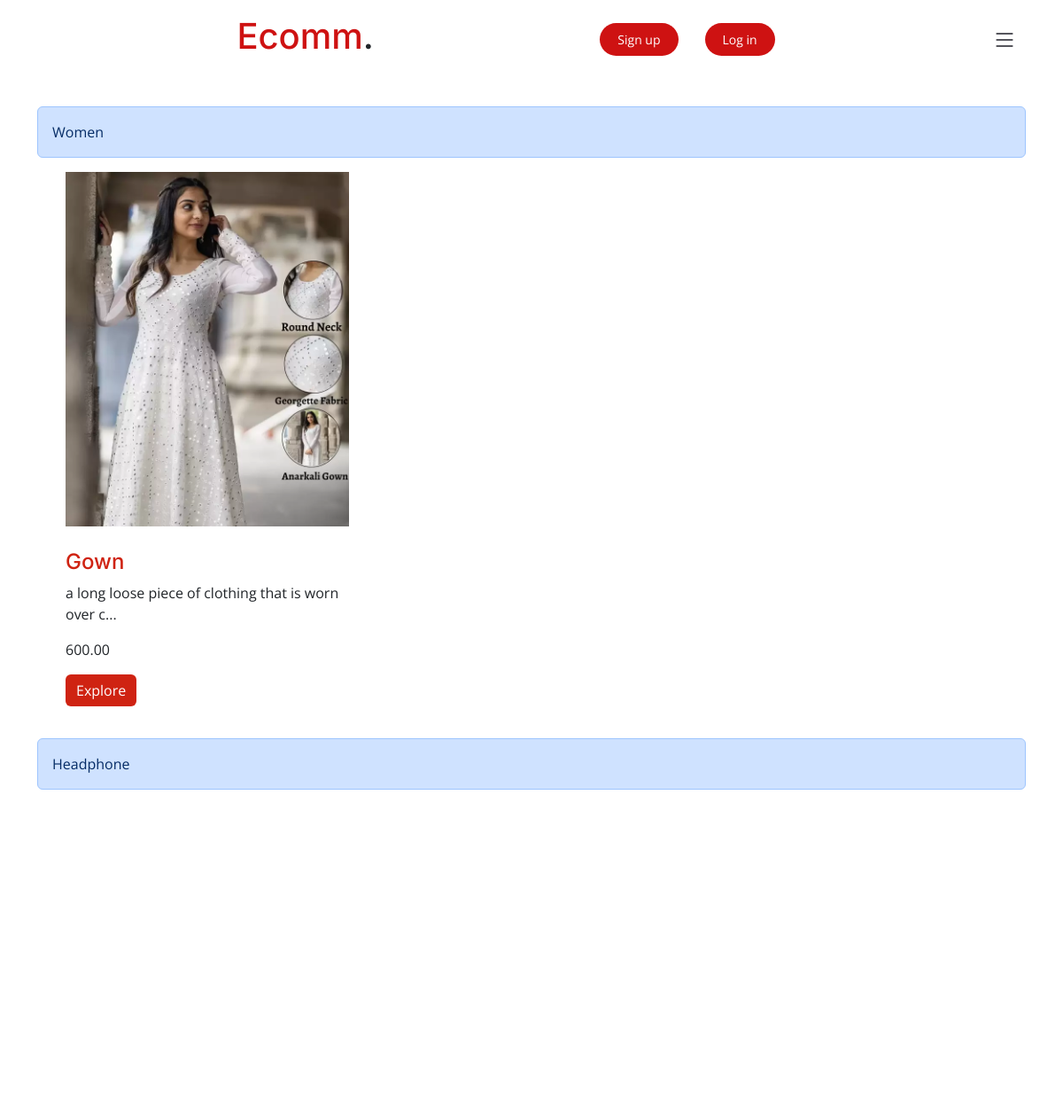
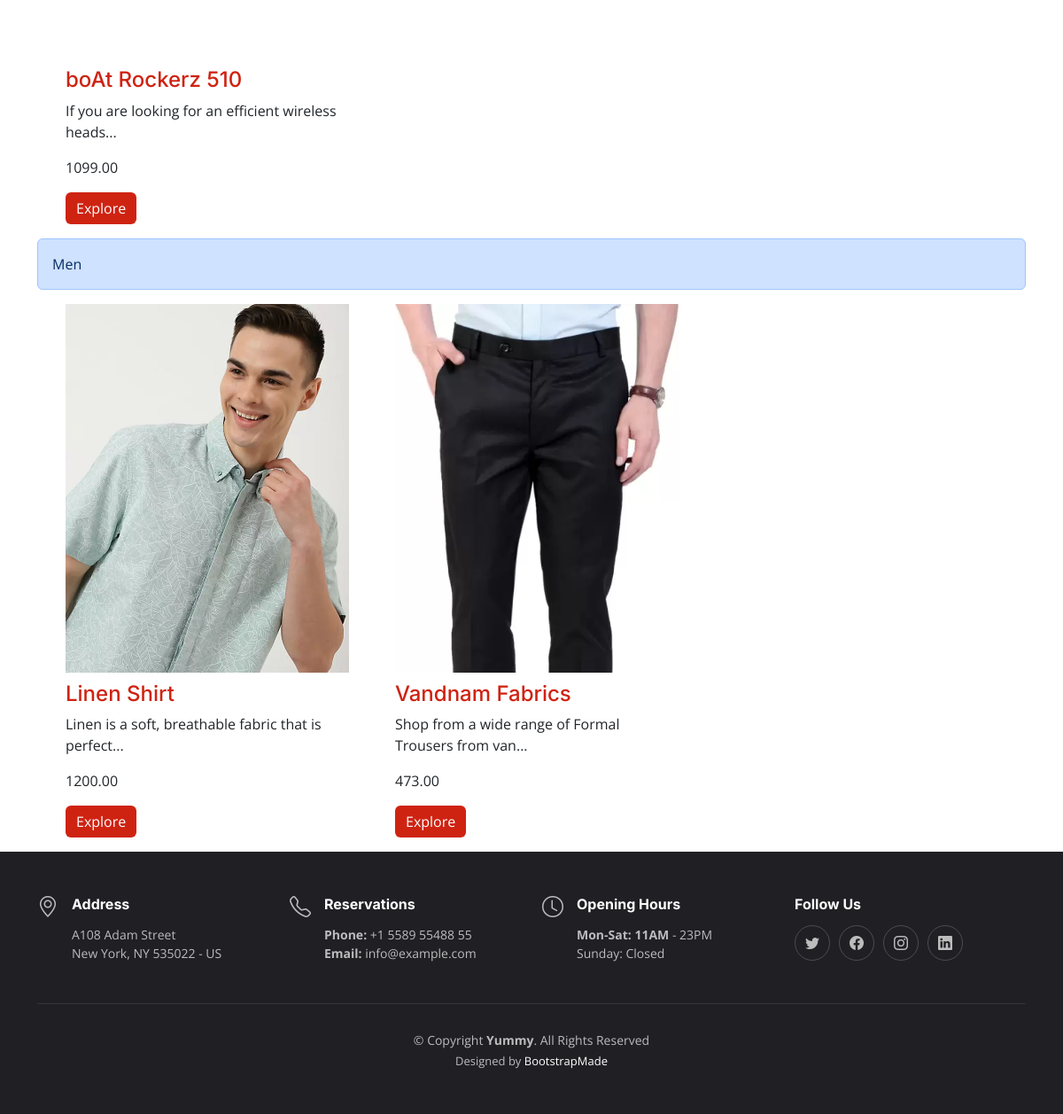
The page /category on the database its author committed (2 pictures, top to bottom).
### productpage/models.py (models this page shows, shortened)
class products(models.Model):
    prod_ids = models.IntegerField()
    prod_name = models.CharField(max_length=20)
    price = models.DecimalField(decimal_places=2, max_digits=15)
    prod_desc = models.TextField()
    prod_img_1 = models.ImageField(upload_to="prodImg")
    prod_img_2 = models.ImageField(upload_to="prodImg")
    prod_img_3 = models.ImageField(upload_to="prodImg")
    category = models.CharField(max_length=10)
    subCategory = models.CharField(max_length=10,default='')
    def __str__(self):
        return self.prod_name

### eccomerceapp/views.py (the view)
# urls.py: path('category',views.menu,name="category"),
def menu(request):
    allProd = []
    allCateg = products.objects.values('category','id')
    prod = {item['category'] for item in allCateg}
    for prod in prod:
        categ = products.objects.filter(category=prod)
        print(categ)
        allProd.append(categ)
    return render(request,'menu.html',{'allProd':allProd})

### templates/menu.html (shortened to what this page needs)
{% extends 'base.html' %}
{% block menu %}
<div style="padding: 50px 0;"></div>
<section style="padding: 20px 0;">
{% for prod in allProd %}
  <div class="container" data-aos="fade-up">
    <div class="d-flex flex-column">
      <div class="alert alert-primary" role="alert">
        {{prod.0.category}}
      </div>
      <div class="prod_dir mb-3">
      {% for prod in prod %}
          <div style="width: 20em;" class="col-lg-4 menu-item prod_card">
            <div class="prod_img">
            <a href="/media/{{prod.prod_img_1}}" class="glightbox"><img src="/media/{{prod.prod_img_1}}" class="menu-img img-fluid" style="width: 20em;" alt=""></a></div>
            <h4 style="color: #cf2312; margin-top: 10px;">{{prod.prod_name}}</h4>
            <p class="ingredients">{{prod.prod_desc|slice:50}}...</p>
            <p class="price">
              {{prod.price}}
            </p>
            <a style="background-color: #cf2312; outline: none; border: none;" class="btn btn-primary" href="/product={{prod.id}}" role="button">Explore</a>
          </div>
          {% endfor %}
        </div>
      </div>
    </div>
  </section>
{% endfor %}
{% endblock %}

### templates/base.html (shortened to what this page needs)
{% load static %}
<!DOCTYPE html>
<html lang="en">
  <head>
    <link href="static/assets/vendor/bootstrap/css/bootstrap.min.css" rel="stylesheet" />
    <link href="static/assets/vendor/bootstrap-icons/bootstrap-icons.css" rel="stylesheet" />
    <link href="static/assets/vendor/aos/aos.css" rel="stylesheet" />
    <link href="static/assets/vendor/glightbox/css/glightbox.min.css" rel="stylesheet" />
    <link href="static/assets/vendor/swiper/swiper-bundle.min.css" rel="stylesheet" />
    <link href="static/assets/css/main.css" rel="stylesheet" />
    <link href="static/assets/css/style.css" rel="stylesheet" />
  </head>
  <body>
    <header id="header" class="header fixed-top d-flex align-items-center">
      <div class="container d-flex align-items-center justify-content-between">
        <a href="index.html" class="logo d-flex align-items-center me-auto me-lg-0">
          <h1><a href="/">Ecomm</a><span>.</span></h1>
        </a>
        <div class="d-flex">
          {% if not request.user.is_authenticated %}
          <a class="btn-book-a-table" href="/signup">Sign up</a>
          <a class="btn-book-a-table" href="/login">Log in</a>
          {% else %}
          <a class="btn-book-a-table" href="/logout">Log out</a>
          {% endif %}
        </div>
        <i class="mobile-nav-toggle mobile-nav-show bi bi-list"></i>
      </div>
    </header>
    <main id="main">
      {% block menu %}
      {% endblock %}
    </main>
    <footer id="footer" class="footer">
      <div class="container">
        <div class="row gy-3">
          <div class="col-lg-3 col-md-6 d-flex">
            <i class="bi bi-geo-alt icon"></i>
            <div>
              <h4>Address</h4>
              <p>
                A108 Adam Street <br />
                New York, NY 535022 - US<br />
              </p>
            </div>
          </div>
          <div class="col-lg-3 col-md-6 footer-links d-flex">
            <i class="bi bi-telephone icon"></i>
            <div>
              <h4>Reservations</h4>
              <p>
                <strong>Phone:</strong> +1 5589 55488 55<br />
                <strong>Email:</strong> info@example.com<br />
              </p>
            </div>
          </div>
          <div class="col-lg-3 col-md-6 footer-links d-flex">
            <i class="bi bi-clock icon"></i>
            <div>
              <h4>Opening Hours</h4>
              <p>
                <strong>Mon-Sat: 11AM</strong> - 23PM<br />
                Sunday: Closed
              </p>
            </div>
          </div>
          <div class="col-lg-3 col-md-6 footer-links">
            <h4>Follow Us</h4>
            <div class="social-links d-flex">
              <a href="#" class="twitter"><i class="bi bi-twitter"></i></a>
              <a href="#" class="facebook"><i class="bi bi-facebook"></i></a>
              <a href="#" class="instagram"><i class="bi bi-instagram"></i></a>
              <a href="#" class="linkedin"><i class="bi bi-linkedin"></i></a>
            </div>
          </div>
        </div>
      </div>
      <div class="container">
        <div class="copyright">
          &copy; Copyright <strong><span>Yummy</span></strong>. All Rights Reserved
        </div>
        <div class="credits">
          Designed by <a href="https://bootstrapmade.com/">BootstrapMade</a>
        </div>
      </div>
    </footer>
  </body>
</html>

### static/assets/css/main.css (style rules this page uses)
:root { --font-default: "Open Sans", system-ui, -apple-system, "Segoe UI", Roboto, "Helvetica Neue", Arial, "Noto Sans", "Liberation Sans", sans-serif, "Apple Color Emoji", "Segoe UI Emoji", "Segoe UI Symbol", "Noto Color Emoji"; --font-primary: "Amatic SC", sans-serif; --font-secondary: "Inter", sans-serif; }
:root { --color-default: #212529; --color-primary: #ce1212; --color-secondary: #37373f; }
:root { scroll-behavior: smooth; }
body { font-family: var(--font-default); color: var(--color-default); }
a { color: var(--color-primary); text-decoration: none; }
h1, h2, h3, h4, h5, h6 { font-family: var(--font-secondary); }
section { overflow: hidden; padding: 80px 0; }
.header { background: #fff; transition: all 0.5s; z-index: 997; height: 90px; border-bottom: 1px solid #fff; }
.header .btn-book-a-table, .header .btn-book-a-table:focus { font-size: 14px; color: #fff; background: var(--color-primary); padding: 8px 20px; margin-left: 30px; border-radius: 50px; transition: 0.3s; }
section { scroll-margin-top: 90px; }
@media (max-width: 1279px) { .mobile-nav-show { color: var(--color-secondary); font-size: 28px; cursor: pointer; line-height: 0; transition: 0.5s; z-index: 9999; margin: 0 10px 0 20px; } }
.footer { font-size: 14px; background-color: #1f1f24; padding: 50px 0; color: rgba(255, 255, 255, 0.7); }
.footer .icon { margin-right: 15px; font-size: 24px; line-height: 0; }
.footer h4 { font-size: 16px; font-weight: bold; position: relative; padding-bottom: 5px; color: #fff; }
.footer .footer-links { margin-bottom: 30px; }
.footer .social-links a { display: flex; align-items: center; justify-content: center; width: 40px; height: 40px; border-radius: 50%; border: 1px solid rgba(255, 255, 255, 0.2); font-size: 16px; color: rgba(255, 255, 255, 0.7); margin-right: 10px; transition: 0.3s; }
.footer .copyright { text-align: center; padding-top: 30px; border-top: 1px solid rgba(255, 255, 255, 0.1); }
.footer .credits { padding-top: 4px; text-align: center; font-size: 13px; }
.footer .credits a { color: #fff; }

### static/assets/css/style.css (style rules this page uses)
.prod_img { width: 20em; height: 26em; overflow: hidden; }
.prod_card { margin-left: 2em; }
.prod_dir { display: grid; grid-template-columns: repeat(3,1fr); }

### rows shown on the page
products: category "Women", prod_img_1 (picture), prod_name "Gown", prod_desc "a long loose piece of clothing that is worn over c", price "600.00"
products: category "Headphone", prod_name "boAt Rockerz 510", prod_desc "If you are looking for an efficient wireless heads", price "1099.00"
products: category "Men", prod_img_1 (picture), prod_name "Linen Shirt", prod_desc "Linen is a soft, breathable fabric that is perfect", price "1200.00"
products: prod_img_1 (picture), prod_name "Vandnam Fabrics", prod_desc "Shop from a wide range of Formal Trousers from van", price "473.00"
